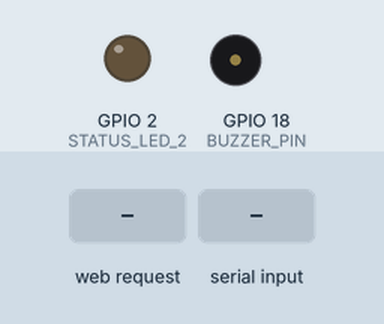
This sketch was run on a simulated ESP32. Parts: output pins drawn as LEDs (lit = HIGH), buzzer (waves = sounding). Dashed ring = blinking. The test bench sets the inputs (shaded band). WiFi joins after 1.5 s; servers stay silent unless stated; pins used as bus, display or sensor lines are not drawn; what the sketch prints to the serial monitor is not drawn.

Above: at 6.0 s.
6.1 s: HTTP request GET /trigger received
At 6.37 s:
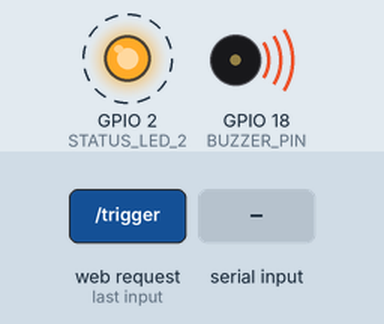
9.1 s: "DETER:90\n" received over Serial
12.1 s: HTTP request GET /stop received
13.6 s: HTTP request GET /trigger?animal=1 received
At 13.87 s:
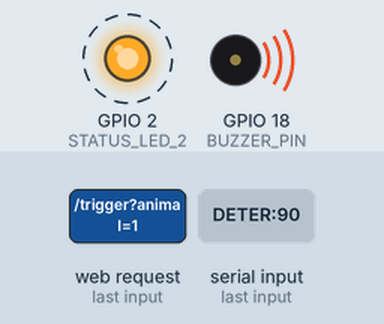
16.6 s: "DETER:,45\n" received over Serial
Timing chart, 0 to 20.6 s (numbered marks = the images above; inputs shaded):
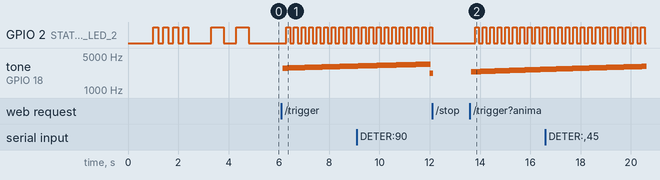

Measured:
- after the input at 6.1 s, GPIO 2 (STATUS_LED_2): alternates HIGH for 0.15 s and LOW for 0.15 s, starting after 0.20 s; tone on GPIO 18 (BUZZER_PIN): plays 2815 Hz for 0.01 s, 2816 Hz for 0.01 s, 2817 Hz for 0.01 s, 2818 Hz for 0.01 s, 2819 Hz for 0.01 s, 2820 Hz for 0.01 s … (295 notes in this stretch), starting after 0.05 s
- after the input at 13.6 s, GPIO 2 (STATUS_LED_2): alternates HIGH for 0.15 s and LOW for 0.15 s, starting after 0.20 s; tone on GPIO 18 (BUZZER_PIN): plays 2365 Hz for 0.01 s, 2366 Hz for 0.01 s, 2367 Hz for 0.01 s, 2368 Hz for 0.01 s, 2369 Hz for 0.01 s, 2370 Hz for 0.01 s … (295 notes in this stretch), starting after 0.05 s

The sketch:

esp32_firmware.ino
```cpp
/*
  Smart Non-Invasive Animal Deterrent System - ESP32 Firmware (Universal LED & Siren Fix)
  Track B: AgriTech - Problem Statement 2
*/

#include <WiFi.h>
#include <WebServer.h>
#include <HardwareSerial.h>

// ==========================================
// CONFIGURATION & PIN DEFINITIONS
// ==========================================
const char* ssid = "Wokwi-GUEST"; // Wi-Fi SSID
const char* password = "";        // Wi-Fi Password

// Multi-Pin LED Support (Flashes GPIO 2, GPIO 4, and GPIO 13 simultaneously)
#define STROBE_PIN_4 4     // External Strobe LED Pin (GPIO 4)
#define STROBE_PIN_13 13   // Secondary LED Pin (GPIO 13)
#define STATUS_LED_2 2     // Onboard ESP32 Blue LED Pin (GPIO 2)
#define BUZZER_PIN 18      // Loud Passive Siren Buzzer Pin (GPIO 18)

// DFPlayer Mini Serial Pins (UART2)
#define DFPLAYER_RX 16
#define DFPLAYER_TX 17

// Active State Configuration
// Set to true for Active-HIGH LEDs (HIGH = ON), or false for Active-LOW Relay/LED Modules (LOW = ON)
const bool LED_ACTIVE_HIGH = true;

// Global State
WebServer server(80);
HardwareSerial dfPlayerSerial(2);

bool deterrentActive = false;
unsigned long deterrentStartTime = 0;
unsigned long deterrentDurationMs = 5000;
String currentAnimal = "";

void sendDFPlayerCommand(uint8_t cmd, uint16_t arg) {
  uint8_t buf[10];
  buf[0] = 0x7E; buf[1] = 0xFF; buf[2] = 0x06; buf[3] = cmd; buf[4] = 0x00;
  buf[5] = (uint8_t)(arg >> 8); buf[6] = (uint8_t)(arg & 0xFF);
  uint16_t checksum = 0;
  for (int i = 1; i < 7; i++) checksum += buf[i];
  checksum = -checksum;
  buf[7] = (uint8_t)(checksum >> 8); buf[8] = (uint8_t)(checksum & 0xFF); buf[9] = 0xEF;
  dfPlayerSerial.write(buf, 10);
}

void playDFPlayerTrack(uint16_t trackNumber) {
  sendDFPlayerCommand(0x06, 30); // Max Volume 30
  delay(50);
  sendDFPlayerCommand(0x03, trackNumber);
  Serial.print("[DFPlayer] Playing MP3 Track #");
  Serial.println(trackNumber);
}

void stopDFPlayer() {
  sendDFPlayerCommand(0x16, 0);
}

void setLeds(bool on) {
  uint8_t state = (on == LED_ACTIVE_HIGH) ? HIGH : LOW;
  digitalWrite(STROBE_PIN_4, state);
  digitalWrite(STROBE_PIN_13, state);
  digitalWrite(STATUS_LED_2, state);
}

void setup() {
  Serial.begin(115200);
  delay(1000);
  Serial.println("\n[ESP32] Initializing Smart Farm Deterrent System...");

  // Configure all LED output pins
  pinMode(STROBE_PIN_4, OUTPUT);
  pinMode(STROBE_PIN_13, OUTPUT);
  pinMode(STATUS_LED_2, OUTPUT);
  pinMode(BUZZER_PIN, OUTPUT);

  setLeds(false);
  digitalWrite(BUZZER_PIN, LOW);

  // 💡 BOOT HARDWARE TEST: Flash all LEDs 4 times on power-up to confirm physical wiring!
  Serial.println("[Hardware Test] Flashing LEDs on startup...");
  for (int i = 0; i < 4; i++) {
    setLeds(true);
    delay(200);
    setLeds(false);
    delay(200);
  }

  dfPlayerSerial.begin(9600, SERIAL_8N1, DFPLAYER_RX, DFPLAYER_TX);
  delay(200);
  sendDFPlayerCommand(0x06, 30);

  Serial.print("[WiFi] Connecting to ");
  Serial.println(ssid);
  WiFi.mode(WIFI_STA);
  WiFi.begin(ssid, password);

  int wifiRetries = 0;
  while (WiFi.status() != WL_CONNECTED && wifiRetries < 20) {
    delay(500);
    Serial.print(".");
    setLeds(wifiRetries % 2 == 0);
    wifiRetries++;
  }

  if (WiFi.status() == WL_CONNECTED) {
    setLeds(true);
    delay(500);
    setLeds(false);
    Serial.println("\n[WiFi] Connected!");
    Serial.print("[WiFi] ESP32 IP Address: ");
    Serial.println(WiFi.localIP());
  } else {
    Serial.println("\n[WiFi Warning] Operating in SERIAL ONLY mode.");
    setLeds(false);
  }

  server.on("/trigger", HTTP_GET, handleTrigger);
  server.on("/trigger", HTTP_POST, handleTrigger);
  server.on("/stop", HTTP_GET, handleStop);
  server.on("/stop", HTTP_POST, handleStop);
  server.on("/status", HTTP_GET, handleStatus);

  server.begin();
  Serial.println("[HTTP] Web Server running on port 80");
  Serial.println("[System] Ready for Intrusion Alerts!");
}

void loop() {
  server.handleClient();
  checkSerialInput();
  updateDeterrentState();
}

void triggerDeterrent(String animal, int durationMs) {
  deterrentActive = true;
  deterrentStartTime = millis();
  deterrentDurationMs = (durationMs > 0) ? durationMs : 5000;
  currentAnimal = animal;

  Serial.print("[DETERRENT ACTIVATED] Species: ");
  Serial.print(animal);
  Serial.print(" | Duration: ");
  Serial.print(deterrentDurationMs);
  Serial.println("ms");

  if (animal == "pig" || animal == "boar") {
    playDFPlayerTrack(1);
  } else if (animal == "cow" || animal == "buffalo" || animal == "horse") {
    playDFPlayerTrack(2);
  } else if (animal == "dog" || animal == "cat" || animal == "goat" || animal == "sheep") {
    playDFPlayerTrack(3);
  } else {
    playDFPlayerTrack(4);
  }
}

void stopDeterrent() {
  deterrentActive = false;
  setLeds(false);
  noTone(BUZZER_PIN);
  digitalWrite(BUZZER_PIN, LOW);
  stopDFPlayer();
  Serial.println("[DETERRENT STOPPED] Hardware silenced.");
}

void updateDeterrentState() {
  if (!deterrentActive) return;

  if (millis() - deterrentStartTime > deterrentDurationMs) {
    stopDeterrent();
    return;
  }

  // Flash all LED pins (GPIO 2, 4, 13) at 150ms intervals for visible strobe effect
  bool flashState = (millis() / 150) % 2 == 0;
  setLeds(flashState);

  // Loud Siren Frequencies (2200 Hz - 3400 Hz)
  if (currentAnimal == "pig" || currentAnimal == "boar") {
    int sweepFreq = 2400 + ((millis() / 5) % 1000);
    tone(BUZZER_PIN, sweepFreq);
  } else if (currentAnimal == "cow" || currentAnimal == "buffalo" || currentAnimal == "horse") {
    int sirenFreq = ((millis() / 150) % 2 == 0) ? 2800 : 1800;
    tone(BUZZER_PIN, sirenFreq);
  } else if (currentAnimal == "dog" || currentAnimal == "cat" || currentAnimal == "goat" || currentAnimal == "sheep") {
    int pulseFreq = 3000 + ((millis() / 3) % 600);
    tone(BUZZER_PIN, pulseFreq);
  } else {
    int genFreq = 2200 + ((millis() / 10) % 1200);
    tone(BUZZER_PIN, genFreq);
  }
}

void handleTrigger() {
  String animal = server.hasArg("animal") ? server.arg("animal") : "unknown";
  int duration = server.hasArg("duration") ? server.arg("duration").toInt() : 5000;
  triggerDeterrent(animal, duration);
  server.send(200, "application/json", "{\"status\":\"success\",\"animal\":\"" + animal + "\"}");
}

void handleStop() {
  stopDeterrent();
  server.send(200, "application/json", "{\"status\":\"success\"}");
}

void handleStatus() {
  String activeStr = deterrentActive ? "true" : "false";
  server.send(200, "application/json", "{\"active\":" + activeStr + ",\"ip\":\"" + WiFi.localIP().toString() + "\"}");
}

void checkSerialInput() {
  if (Serial.available() > 0) {
    String input = Serial.readStringUntil('\n');
    input.trim();
    if (input.startsWith("DETER:")) {
      triggerDeterrent(input.substring(6), 5000);
    } else if (input == "STOP") {
      stopDeterrent();
    }
  }
}
```
